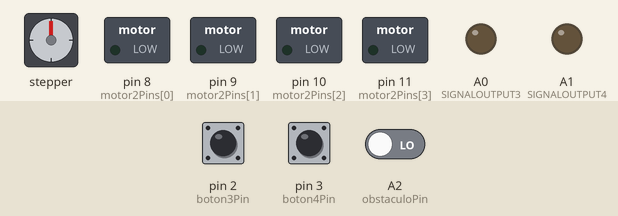
Recording of a sketch running on a simulated Arduino Uno, built with avr-gcc and run on an emulated ATmega328P. Shown: stepper motor, switched loads named in the sketch (green lamp = pin HIGH), output pins drawn as LEDs (lit = HIGH). Wiring (inferred from the names in the program): stepper motor (200 steps per turn assumed): coils pin 4, pin 5, pin 6, pin 7. The test bench sets the inputs (shaded band); at power-on: pin 2 (boton3Pin) LOW, A2 (obstaculoPin) LOW, pin 3 (boton4Pin) LOW. Pins used as bus, display or sensor lines are not drawn.

Above: at 1.2 s.
1.3 s: pin 2 (boton3Pin) pulled HIGH for 1 s
At 1.5 s:
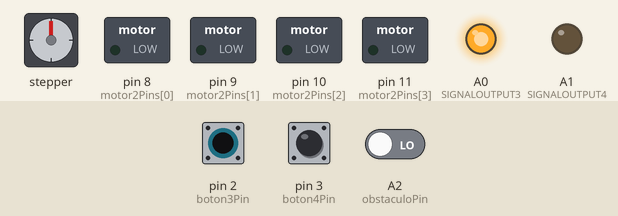
4.3 s: A2 (obstaculoPin) driven HIGH
At 4.55 s:
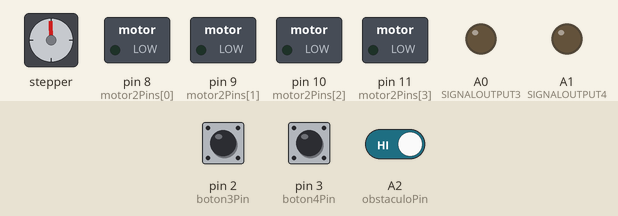
At 5.15 s:
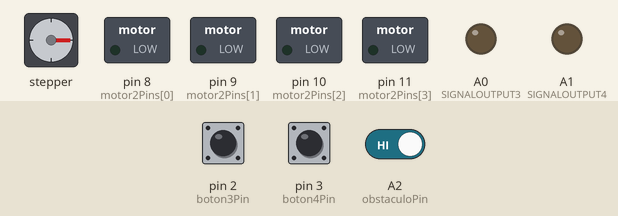
Timing chart, 0 to 22.0 s (numbered marks = the images above; inputs shaded):
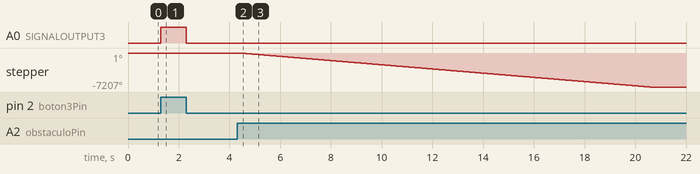

Measured:
- after the input at 1.3 s, A0 (SIGNALOUTPUT3): LOW → HIGH at once, → LOW 1.0 s later
- after the input at 4.3 s, stepper: turns 7207° counter-clockwise in 16.2 s, starting after 0.10 s

The sketch:

ARDUINO_2.ino
```cpp
/*
FUNDACION KINAL
CENTRO EDUCATIVO TECNICO LARELEORAL KINAL
PERITO EN ELECTRONICA
QUINTO PERITO
SECCION: A
CURSO: TALLER DE ELECTRONICA DIGITAL Y REPARACION DE COMPUTADORAS
ALUMNOS: ANGELLO MANSILLA, RUDY CANEL, PABLO HERNANDEZ, CHRISTIAN SOLORZANO, DAVID DEL CID, DIEGO QUEME.
CARNETS: 2022380, 2022449,2022472, 2022323, 2022482,2021430.
PROYECTO 2, MAQUINA EXPENDEDORA
*/

const int boton3Pin = 2; //Pines de los botones
const int boton4Pin = 3;

const int motor1Pins[] = {4, 5, 6, 7}; //Pines para los motores steper.
const int motor2Pins[] = {8, 9, 10, 11};

const int obstaculoPin = A2; //Pin del detector de obstaculos del ARDUINO PRIMARIO.

const int SIGNALOUTPUT3 = A0; //Pines de salida digital para el ARDUINO PRIMARIO.
const int SIGNALOUTPUT4 = A1;

    int SELECMOTOR;
    int pos = 0;
/*
 * ESTE ES UN CODIGO REPLICA DEL PRIMER CODIGO
 * SALVO POR ALGUNOS CAMBIOS COMO LA ELIMINACION
 * DE VARIABLES INNECESARIAS PARA ESTE SIGUIENTE CODIGO
 * LIBRERIAS, Y TEXTOS, PERO ES MUY SIMILAR.
 * POR LO QUE SE OPTO POR AHORRAR COMENTARIOS SALVO EN
 * ALGUNAS VARIANTES QUE PODRIAN RESULTAR RARAS POR EL
 * LECTOR.
 */

void setup() {


  pinMode(boton3Pin, INPUT);
  pinMode(boton4Pin, INPUT);


  for (int i = 0; i < 4; i++) {
    pinMode(motor1Pins[i], OUTPUT);
    pinMode(motor2Pins[i], OUTPUT);
  }


  pinMode(obstaculoPin, INPUT);
  pinMode(SIGNALOUTPUT3, OUTPUT);
  pinMode(SIGNALOUTPUT4, OUTPUT);
}

void loop() {
  if (digitalRead(boton3Pin) == HIGH) {
    SELECMOTOR = 1;
    digitalWrite(SIGNALOUTPUT3, HIGH);
    delay(200);
    digitalWrite(SIGNALOUTPUT3, LOW);

  }

  if (digitalRead(obstaculoPin) == HIGH) {
    delay(100);
    ejecutarMotor();
    SELECMOTOR = 0;
    reiniciar();
    }

    if (digitalRead(boton4Pin) == HIGH) {
    SELECMOTOR = 2;
    digitalWrite(SIGNALOUTPUT4, HIGH);
    delay(200);
    digitalWrite(SIGNALOUTPUT4, LOW);
    }

  if (digitalRead(obstaculoPin) == HIGH) {
    delay(100);
    ejecutarMotor();
    SELECMOTOR = 0;
    reiniciar();
    } }


void ejecutarMotor(void) {

  int demora = 2;


  if (SELECMOTOR == 1) {
  for (pos = 0; pos <= 1000; pos += 1){

  digitalWrite(4, HIGH); //PASO 1
  digitalWrite(5, LOW);
  digitalWrite(6, LOW);
  digitalWrite(7, HIGH);
  delay(demora);

  digitalWrite(4, LOW); //PASO 2
  digitalWrite(5, LOW);
  digitalWrite(6, LOW);
  digitalWrite(7, HIGH);
  delay(demora);

  digitalWrite(4, LOW); //PASO 3
  digitalWrite(5, LOW);
  digitalWrite(6, HIGH);
  digitalWrite(7, HIGH);
  delay(demora);

  digitalWrite(4, LOW); //PASO 4
  digitalWrite(5, LOW);
  digitalWrite(6, HIGH);
  digitalWrite(7, LOW);
  delay(demora);

  digitalWrite(4, LOW); //PASO 5
  digitalWrite(5, HIGH);
  digitalWrite(6, HIGH);
  digitalWrite(7, LOW);
  delay(demora);

  digitalWrite(4, LOW); //PASO 6
  digitalWrite(5, HIGH);
  digitalWrite(6, LOW);
  digitalWrite(7, LOW);
  delay(demora);

  digitalWrite(4, HIGH); //PASO 7
  digitalWrite(5, HIGH);
  digitalWrite(6, LOW);
  digitalWrite(7, LOW);
  delay(demora);

  digitalWrite(4, HIGH); //PASO 8
  digitalWrite(5, LOW);
  digitalWrite(6, LOW);
  digitalWrite(7, LOW);
  delay(demora);

    } }


  else if (SELECMOTOR == 2) {
  for (pos = 0; pos <= 1000; pos += 1){

   digitalWrite(8, HIGH); //PASO 1
  digitalWrite(9, LOW);
  digitalWrite(10, LOW);
  digitalWrite(11, HIGH);
  delay(demora);

  digitalWrite(8, LOW); //PASO 2
  digitalWrite(9, LOW);
  digitalWrite(10, LOW);
  digitalWrite(11, HIGH);
  delay(demora);

  digitalWrite(8, LOW); //PASO 3
  digitalWrite(9, LOW);
  digitalWrite(10, HIGH);
  digitalWrite(11, HIGH);
  delay(demora);

  digitalWrite(8, LOW); //PASO 4
  digitalWrite(9, LOW);
  digitalWrite(10, HIGH);
  digitalWrite(11, LOW);
  delay(demora);

  digitalWrite(8, LOW); //PASO 5
  digitalWrite(9, HIGH);
  digitalWrite(10, HIGH);
  digitalWrite(11, LOW);
  delay(demora);

  digitalWrite(8, LOW); //PASO 6
  digitalWrite(9, HIGH);
  digitalWrite(10, LOW);
  digitalWrite(11, LOW);
  delay(demora);

  digitalWrite(8, HIGH); //PASO 7
  digitalWrite(9, HIGH);
  digitalWrite(10, LOW);
  digitalWrite(11, LOW);
  delay(demora);

  digitalWrite(8, HIGH); //PASO 8
  digitalWrite(9, LOW);
  digitalWrite(10, LOW);
  digitalWrite(11, LOW);
  delay(demora);

    } }

    else {
  digitalWrite(8, LOW); //PASO 8
  digitalWrite(9, LOW);
  digitalWrite(10, LOW);
  digitalWrite(11, LOW);

  digitalWrite(4, LOW); //PASO 8
  digitalWrite(5, LOW);
  digitalWrite(6, LOW);
  digitalWrite(7, LOW);


    }

}

void reiniciar() { //Funcion para reiniciar
  pos = 0;
  SELECMOTOR = 0;

  digitalWrite(4, LOW);
  digitalWrite(8, LOW);

}


/* ATENCION, ESTE ES EL CODIGO SECUNDARIO DE ARDUINO,
 * CONTROLA LOS BOTONES 3 Y 4,
 * INCLUYENDO LOS MOTORES 3 Y 4, SI SE DESEARA
 * IMPLEMENTAR ESTE CODIGO EN UN ARDUINO, SE RECOMIENDA
 * USAR UN ARDUINO MEGA O GIGA EN SU DEFECTO, YA QUE
 * ESTOS POSEEN UNA CANTIDAD DE PINES EXTREMA,
 * O USAR UN EXPANSOR DE PINES, NO LO USAMOS AQUI
 * YA QUE SOLO SE NOS LIMITABA A EXPANSORES I2C, Y SE
 * DESCARTARON POR SU DIFICULTAD DE USO.
 *
 * CODIGO POR: Angello Gabriel Mansilla Dieguez.
 */
```
